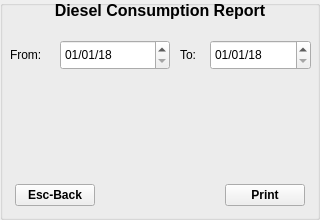
  <widget class="QGroupBox" name="groupBox_diesel_consumption">
   <property name="geometry">
    <rect>
     <x>0</x>
     <y>2260</y>
     <width>320</width>
     <height>220</height>
    </rect>
   </property>
   <property name="title">
    <string/>
   </property>
   <widget class="QLabel" name="label_39">
    <property name="geometry">
     <rect>
      <x>0</x>
      <y>0</y>
      <width>320</width>
      <height>20</height>
     </rect>
    </property>
    <property name="font">
     <font>
      <pointsize>12</pointsize>
      <weight>75</weight>
      <bold>true</bold>
     </font>
    </property>
    <property name="text">
     <string>Diesel Consumption Report</string>
    </property>
    <property name="alignment">
     <set>Qt::AlignCenter</set>
    </property>
   </widget>
   <widget class="QWidget" name="horizontalLayoutWidget_11">
    <property name="geometry">
     <rect>
      <x>10</x>
      <y>180</y>
      <width>300</width>
      <height>30</height>
     </rect>
    </property>
    <layout class="QHBoxLayout" name="horizontalLayout_11">
     <property name="leftMargin">
      <number>5</number>
     </property>
     <property name="rightMargin">
      <number>5</number>
     </property>
     <item>
      <widget class="QPushButton" name="pushButton_esc_11">
       <property name="font">
        <font>
         <weight>75</weight>
         <bold>true</bold>
        </font>
       </property>
       <property name="focusPolicy">
        <enum>Qt::NoFocus</enum>
       </property>
       <property name="text">
        <string>Esc-Back</string>
       </property>
       <property name="autoDefault">
        <bool>true</bool>
       </property>
      </widget>
     </item>
     <item>
      <spacer name="horizontalSpacer_11">
       <property name="orientation">
        <enum>Qt::Horizontal</enum>
       </property>
       <property name="sizeHint" stdset="0">
        <size>
         <width>40</width>
         <height>20</height>
        </size>
       </property>
      </spacer>
     </item>
     <item>
      <widget class="QPushButton" name="pushButton_print_diesel">
       <property name="font">
        <font>
         <weight>75</weight>
         <bold>true</bold>
        </font>
       </property>
       <property name="text">
        <string>Print</string>
       </property>
       <property name="autoDefault">
        <bool>true</bool>
       </property>
      </widget>
     </item>
    </layout>
   </widget>
   <widget class="QLabel" name="label_40">
    <property name="geometry">
     <rect>
      <x>180</x>
      <y>40</y>
      <width>29</width>
      <height>30</height>
     </rect>
    </property>
    <property name="text">
     <string>To:</string>
    </property>
   </widget>
   <widget class="QLabel" name="label_41">
    <property name="geometry">
     <rect>
      <x>10</x>
      <y>40</y>
      <width>49</width>
      <height>30</height>
     </rect>
    </property>
    <property name="text">
     <string>From:</string>
    </property>
   </widget>
   <widget class="QDateEdit" name="dateEdit_from_diesel">
    <property name="geometry">
     <rect>
      <x>60</x>
      <y>40</y>
      <width>110</width>
      <height>30</height>
     </rect>
    </property>
    <property name="minimumDate">
     <date>
      <year>2018</year>
      <month>1</month>
      <day>1</day>
     </date>
    </property>
    <property name="displayFormat">
     <string>dd/MM/yy</string>
    </property>
   </widget>
   <widget class="QDateEdit" name="dateEdit_to_diesel">
    <property name="geometry">
     <rect>
      <x>210</x>
      <y>40</y>
      <width>101</width>
      <height>30</height>
     </rect>
    </property>
    <property name="minimumDate">
     <date>
      <year>2018</year>
      <month>1</month>
      <day>1</day>
     </date>
    </property>
    <property name="displayFormat">
     <string>dd/MM/yy</string>
    </property>
   </widget>
  </widget>
